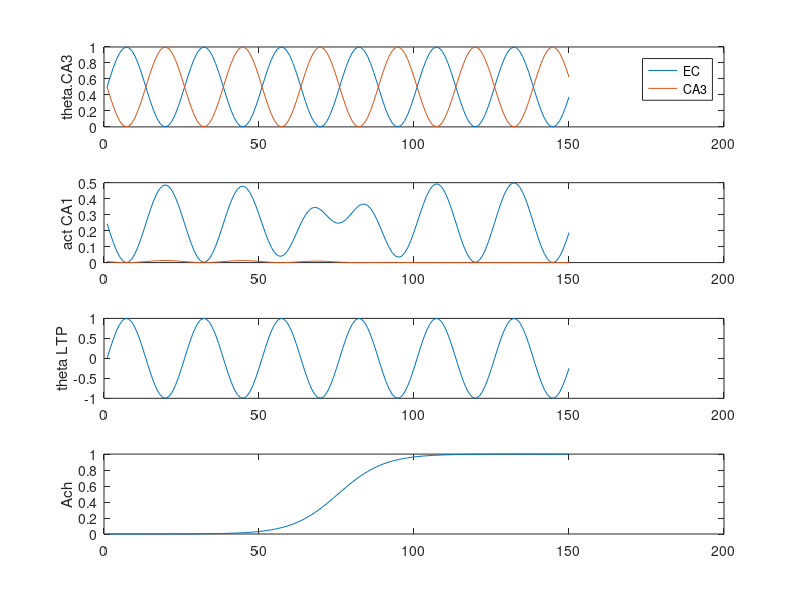
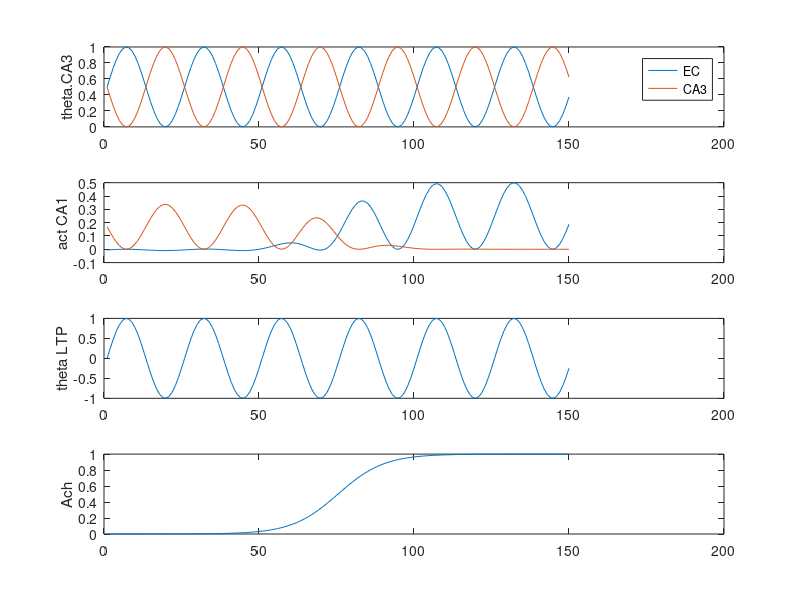

Here is the MATLAB script that generated these plots, in order:
function [] = hasselmo9402_working()
% hasselmo_2002 theta model


%todo: 
% add plots for ca3 and ec activity - done
% add ach to the model - done
% make a struct to hold data? - done

% can we get EC and CA3 activity separated?
% Learning? - simple vector forgeting? TMaze? 
% OLM switch? 
% show that hasselmo is wrong
% add the anon funct to other areas

clear all;
dbstop if error;

%% runtime parameters
p.nTrls = 10;
p.nTSteps = 25;
p.nCA1cells = 2;
p.nCA3cells = 3;
p.nECcells = 2;

p.dt = 0.005; % Default = 5 ms
p.thF = 8; % Default = 8 Hz
p.nCycles = 6; % How many cycles would we like per trial. Default = 6? 
p.stepsPerCycle = ceil(((1/p.thF)/p.dt));
p.phaseStep = (2*pi)/p.stepsPerCycle; % number of radians to increment theta phase by for each time steps
p.k = .5; % Max synaptic growth. Default = .5
p.lrate = 0.01; % learning rate, per Ehren's experiment
p.thetaScale = 1; % X from Hasselmo et al. 2002, p 799
% [0 to 1] smaller means theta has less effect on functional strength
% paper is vague about whether different values are used for the different
% layers (CA3 vs EC), for now we'll assume that it is a single fixed
% parameter. Default = 1?

% allocate arrays
a.CA1 = nan(p.nCA1cells,p.nTSteps);
a.CA3 = nan(p.nCA3cells,p.nTrls); 
a.EC  = nan(p.nECcells, p.nTrls);
w.CA3 = eye(p.nCA1cells, p.nCA3cells);
w.EC  = eye(p.nCA1cells, p.nECcells); % identity matrix p.801
tempXprod = nan(p.nCA1cells,p.nCA3cells,p.stepsPerCycle);



%% Task 

% 


stage = 1;

% for each trial, run the theta model 
for trl = 1:p.nTrls
  % initialize first timestep
  % NOTE: THESE NEED TO BE SET FOR EACH PHASE OF THE TASK, TRL
  a.CA3(:,1) = [1; 1; 0]; % rand(p.nCA3cells,1) > .5;
  a.EC(:,1)  = [1; 0]; % rand(p.nECcells, 1) > .5;
  
  % run the model
  [a, tempXprod, pha, theta] = runTheta(a,w,tempXprod,p,stage);
  
  % compute weight updates after each theta cycle
  dw.CA3(:,:) = sum(tempXprod,3);
  
  fprintf('\nTrial %i\n',trl);
  if any(isnan(dw.CA3)), keyboard, end % Just in case something goes wrong...
  w.CA3, dw.CA3
  w.CA3 = w.CA3 + p.lrate .* dw.CA3; %   w.CA3 = w.CA3 + dw.CA3;
  w.CA3 = min(w.CA3, p.k);
  %w.CA3
  
end

if 1, plotStateVariables(theta,a,pha); end

%keyboard

fprintf('Test initial learning\n');
a.CA3(:,1) = [0; 1; 0]; % rand(p.nCA3cells,1) > .5;
[a, tempXprod, pha, theta] = runTheta(a,w,tempXprod,p,stage);
if 1, plotStateVariables(theta,a,pha); end

keyboard;
end 


function [a,tempXprod, pha, theta] = runTheta(a,w,tempXprod,p,stage)
  
  % allocate phase and theta params
  pha.EC = nan(p.nTSteps,1);   theta.EC = nan(p.nTSteps,1);
  pha.CA3 = nan(p.nTSteps,1);  theta.CA3 = nan(p.nTSteps,1);
  pha.LTP = nan(p.nTSteps,1);  theta.LTP = nan(p.nTSteps,1);

  
  pha.EC(1)  = 0;    theta.EC(1)  = (p.thetaScale/2) * sin(pha.EC(1))  + (1-(p.thetaScale/2));
  pha.CA3(1) = pi;   theta.CA3(1) = (p.thetaScale/2) * sin(pha.CA3(1)) + (1-(p.thetaScale/2));
  pha.LTP(1) = 0;    theta.LTP(1) = sin(pha.LTP(1));
  
  % initialize CA1 activity
  %a.CA1(:,1) = ((theta.EC(1) .* w.EC) * a.EC(:,stage)) + ((theta.CA3(1) .* w.CA3) * a.CA3(:,1)); % eq 2.4 p.799
  %p.nCycles = 10;
  %pha.AChLvls = linspace(1,0,p.nCycles*p.stepsPerCycle); % add acetylcholine (linear)
  AchPut = linspace(-10,10,p.nCycles*p.stepsPerCycle);
  pha.AChLvls = sigmoid(AchPut);
  Cr = 1; Cl = .5; % These need to be updated to control for individual dynamics in CA3 vs EC 
  updateEC3 = @(ACh,Cl,theta,w,a) (ACh*Cl) * ((theta.*w) * a);
  updateCA3 = @(ACh,Cr,theta,w,a) (1 - ACh*Cr) * ((theta.*w) * a);
  
  % after new updating func
%  syn.EC3(:,1) = (1 - pha.AChLvls(1)*Cl) * ((theta.EC(1) .* w.EC) * a.EC(:,stage)); % fix one minus
%  syn.CA3(:,1) = (1 - pha.AChLvls(1)*Cr) * ((theta.CA3(1) .* w.CA3) * a.CA3(:,stage));
  
  syn.EC3(:,1) = updateEC3(pha.AChLvls(1),Cl,theta.EC(1),w.EC,a.EC(:,stage));
  syn.CA3(:,1) = updateCA3(pha.AChLvls(1),Cr,theta.CA3(1),w.CA3,a.CA3(:,stage));

  a.CA1(:,1) = syn.EC3(:,1) + syn.CA3(:,1); % eq 2.4 p.799

  tempXprod(:,:,1) = (theta.LTP(1) .* a.CA1(:,1)) * a.CA3(:,stage)';
  % run one theta cycle
  for t = 2:p.nCycles*p.stepsPerCycle
    
    % phasic input
    pha.EC(t)  = pha.EC(t-1)  + p.phaseStep;  theta.EC(t)  = (p.thetaScale/2) * sin(pha.EC(t))  + (1-(p.thetaScale/2));  % eq 2.2 p.799
    pha.CA3(t) = pha.CA3(t-1) + p.phaseStep;  theta.CA3(t) = (p.thetaScale/2) * sin(pha.CA3(t)) + (1-(p.thetaScale/2));  % eq 2.3 p.799
    pha.LTP(t) = pha.LTP(t-1) + p.phaseStep;  theta.LTP(t) = sin(pha.LTP(t));                                            % eq 2.5 p.799
    
    %a.CA1 = w.EC .* a.EC + w.CA3 .* a.CA3; % eq 2.1
    %a.CA1(:,t) = ((theta.EC(t) .* w.EC) * a.EC(:,stage)) + ((theta.CA3(t) .* w.CA3) * a.CA3(:,stage)); % eq 2.4 p.799
    
    % after the new updating function was written
    syn.EC3(:,t) = (pha.AChLvls(t)*Cl) * ((theta.EC(t) .* w.EC) * a.EC(:,stage));
    syn.CA3(:,t) = (1 - pha.AChLvls(t)*Cr) * ((theta.CA3(t) .* w.CA3) * a.CA3(:,stage));
    
    % why does this break it?
%     syn.EC3(:,t) = updateEC3(pha.AChLvls(1),Cl,theta.EC(1),w.EC,a.EC(:,stage));
%     syn.CA3(:,t) = updateCA3(pha.AChLvls(1),Cr,theta.CA3(1),w.CA3,a.CA3(:,stage));
%     
    a.CA1(:,t) = syn.EC3(:,t) + syn.CA3(:,t); % eq 2.4 p.799

    tempXprod(:,:,t) = (theta.LTP(t) .* a.CA1(:,t)) * a.CA3(:,stage)';
    
  end
  
  modEC = reshape(syn.EC3,2,[])';
  modCA3 = reshape(syn.CA3,2,[])';
  
  if 0
    keyboard
    
    figure; hold on;
    time = linspace(0, 1000, size(reshape(syn.EC3,2,[])',1));
    plot(time,modEC);
    plot(time,modCA3);
    xlim([0,max(time)]);
    
    figure;
    plot(time, modEC+modCA3)
    
  end
  
end

function plotStateVariables(theta,a,pha)
    figure;
    subplot(4,1,1);
    hold off; plot(theta.EC)
    hold on; plot(theta.CA3)
    ylabel('theta.CA3');
    legend('EC','CA3'); ylim([0 1]);
    %title(['End of training']);
    
    subplot(4,1,2);
    plot(a.CA1');
    ylabel('act CA1');
    
    subplot(4,1,3);
    plot(theta.LTP)
    ylabel('theta LTP');
    
    subplot(4,1,4);
    plot(pha.AChLvls)
    ylabel('Ach');
end

function y = sigmoid(x)
y = 1.0 ./ (1 + exp(-x));
end
%%
